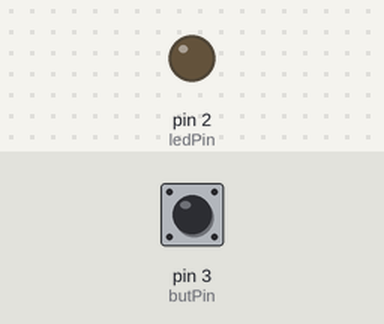
Recording of a sketch running on a simulated Arduino Uno, built with avr-gcc and run on an emulated ATmega328P. Parts: output pins drawn as LEDs (lit = HIGH). Inputs (shaded band) come from the test bench; at power-on: pin 3 (butPin) LOW. What the sketch prints to the serial monitor is not drawn.

Above: at 1.2 s.
1.3 s: pin 3 (butPin) pulled HIGH for 0.15 s
At 1.38 s:
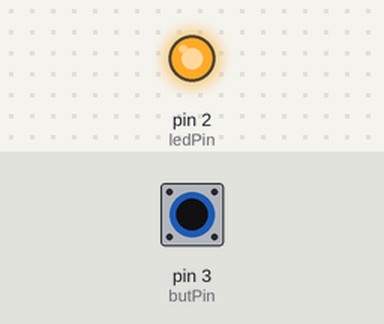
2.9 s: pin 3 (butPin) pulled HIGH for 3.2 s
At 7.5 s:
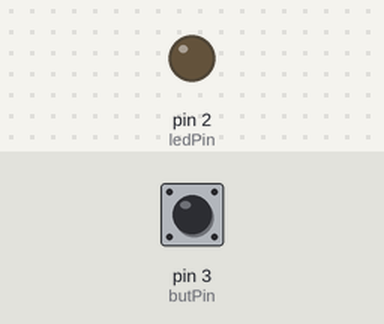
Timing chart, 0 to 9.0 s (numbered marks = the images above; inputs shaded):
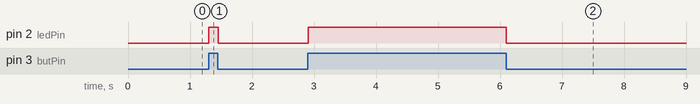

The sketch:

1_e_2.ino
```cpp
#define ledPin 2 //Pino do LED
#define butPin 3 //Pino do botão

int state = 0; //Variável para o estado do botão

void setup()
{
  pinMode(ledPin, OUTPUT); //Define o pino do LED como OUT
  pinMode(butPin, INPUT); //Define o pino do botão como IN
  Serial.begin(9600); //Taxa de transmissão em bits/s
}

void loop()
{
  state = digitalRead(butPin); //Lê o estado do botão
  Serial.println(state); //Imprime o estado do botão

  //Verifica se o estado do botão é 1 ou 0
  //Se for 1 (não pressionado), acende o LED
  //Se for 0 (pressionado), desliga o LED
  if(state==1){
    digitalWrite(ledPin, HIGH);
  }
  else{
    digitalWrite(ledPin, LOW);
  }
}
```

Measured:
- after the input at 1.3 s, pin 2 (ledPin): LOW → HIGH at once, → LOW 0.15 s later
- after the input at 2.9 s, pin 2 (ledPin): LOW → HIGH at once, → LOW 3.2 s later
